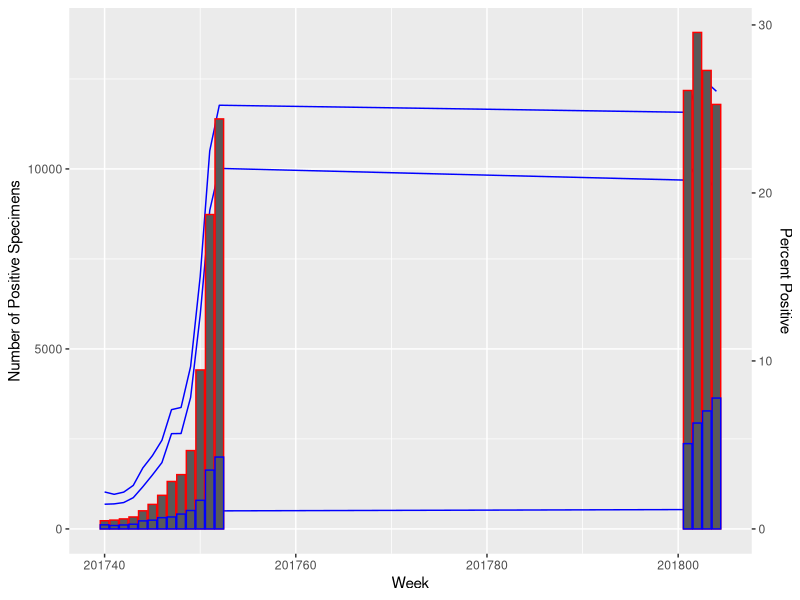

R code for this plot:
library(ggplot2)
setwd("C:/Users/anu21/Downloads/DIC-Lab1-Data-Collection-and-Exploratory-Data-Analysis-master/data")
data <- read.csv("National-Summary.csv")
ggplot(data, aes(x=Week))+
  geom_line(aes(y=X..Positive*14000/30), colour= "blue")+
  geom_line(aes(y=Percent.Positive.A*14000/30), colour= "blue")+
  geom_line(aes(y=Percent.Positive.B*4000/30), colour= "blue")+
  geom_bar(aes(y=Total.A), color = "red",stat = "identity")+
  geom_bar(aes(y=Total.B), color = "blue",stat = "identity")+
  scale_y_continuous(name="Number of Positive Specimens",sec.axis = sec_axis(~ . * 30 / 14000, name = "Percent Positive"))
